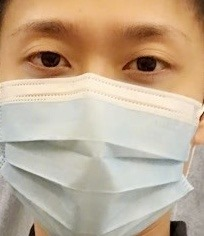
#> input picture Tugas_No_5/mask.jpg, 204 x 236 px
$ python booleanOr.py
#> lines starting #> are read from the running program, lines starting #| are printed output that depends on the picture
from PIL import Image

# Membaca dua citra menggunakan PIL (Python Imaging Library)
image1 = Image.open('mask.jpg')
#> image1 is the input picture: PIL image 204x236 RGB; mean R, G, B 192.3, 171.6, 147.6
image2 = Image.open('noMasker.jpg')
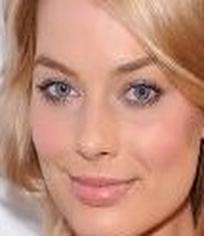
#> input picture Tugas_No_5/noMasker.jpg, 204 x 236 px
#> image2 is the input picture: PIL image 204x236 RGB; mean R, G, B 193.7, 142.2, 122.4

# Pastikan kedua citra memiliki ukuran yang sama
if image1.size == image2.size:
    # Mengambil data piksel dari citra sebagai array
    pixels1 = list(image1.getdata())
#> pixels1 = 48144 items
    pixels2 = list(image2.getdata())
#> pixels2 = 48144 items

    # Menggunakan operasi or bitwise
    hasil_or = [tuple(p1 | p2 for p1, p2 in zip(pixel1, pixel2)) for pixel1, pixel2 in zip(pixels1, pixels2)]
#> hasil_or = 48144 items

    # Membuat citra hasil dari array piksel yang telah diolah
    hasil_image_or = Image.new('RGB', image1.size)
#> hasil_image_or: PIL image 204x236 RGB; every value is 0
    hasil_image_or.putdata(hasil_or)
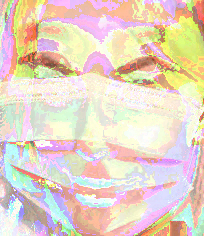
#> hasil_image_or: PIL image 204x236 RGB; mean R, G, B 230.5, 213.2, 197

    # Menyimpan citra hasil operasi or ke dalam file
    hasil_image_or.save('or_citra.jpg')
else:
    print("Ukuran citra tidak sama, operasi boolean tidak dapat dilakukan.")
